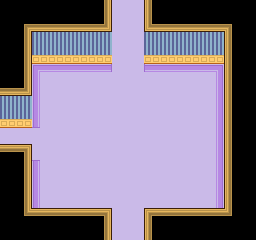

Tiled map render using the project's own tile images. Description and the whole map definition, tile-layer contents included, below:
An orthogonal 16x15 tile map with 16x16 px tiles, 4 tile layers (Floor, OuterWalls, InnerWalls, Furniture) and 13 objects (South, West, North, WDoorway, LeftBackWall, ...).

<map version="1.2" tiledversion="1.2.5" orientation="orthogonal" renderorder="left-up" width="16" height="15" tilewidth="16" tileheight="16" infinite="0" nextlayerid="17" nextobjectid="32">
 <tileset firstgid="1" source="castle-halloween-party_spritesheet.tsx" />
 <objectgroup id="7" name="Doors">
  <object id="14" name="South" x="112" y="230" width="32" height="10">
   <properties>
    <property name="destination" value="den" />
   </properties>
  </object>
  <object id="15" name="West" x="0" y="128" width="8" height="32">
   <properties>
    <property name="destination" value="center-landing" />
   </properties>
  </object>
  <object id="17" name="North" x="112" y="0" width="32" height="8">
   <properties>
    <property name="destination" value="study" />
   </properties>
  </object>
 </objectgroup>
 <objectgroup id="14" name="InnerWalls">
  <object id="19" name="WDoorway" x="0" y="96" width="32" height="16" />
  <object id="20" name="LeftBackWall" x="32" y="32" width="80" height="16" />
  <object id="21" name="RightBackWall" x="144" y="32" width="80" height="16" />
 </objectgroup>
 <objectgroup id="15" name="OuterWalls">
  <object id="23" name="Wall1" x="0" y="0" width="32" height="96" />
  <object id="24" name="Wall2" x="32" y="0" width="80" height="32" />
  <object id="25" name="Wall3" x="144" y="0" width="80" height="32" />
  <object id="31" name="Wall4" x="224" y="0" width="32" height="240" />
  <object id="28" name="Wall5" x="144" y="224" width="80" height="16" />
  <object id="29" name="Wall6" x="32" y="224" width="80" height="16" />
  <object id="30" name="Wall7" x="0" y="160" width="32" height="80" />
 </objectgroup>
 <layer id="10" name="Floor" width="16" height="15">
  <data encoding="csv">
0,0,0,0,0,0,0,46,46,0,0,0,0,0,0,0,
0,0,0,0,0,0,0,46,46,0,0,0,0,0,0,0,
0,0,0,0,0,0,0,46,46,0,0,0,0,0,0,0,
0,0,0,0,0,0,0,46,46,0,0,0,0,0,0,0,
0,0,35,36,36,36,9,46,46,10,36,36,36,37,0,0,
0,0,45,46,46,46,46,46,46,46,46,46,46,47,0,0,
0,0,45,46,46,46,46,46,46,46,46,46,46,47,0,0,
0,0,19,46,46,46,46,46,46,46,46,46,46,47,0,0,
46,46,46,46,46,46,46,46,46,46,46,46,46,47,0,0,
0,0,46,46,46,46,46,46,46,46,46,46,46,47,0,0,
0,0,29,46,46,46,46,46,46,46,46,46,46,47,0,0,
0,0,45,46,46,46,46,46,46,46,46,46,46,47,0,0,
0,0,45,46,46,46,46,46,46,46,46,46,46,47,0,0,
0,0,0,0,0,0,0,46,46,0,0,0,0,0,0,0,
0,0,0,0,0,0,0,46,46,0,0,0,0,0,0,0
</data>
 </layer>
 <layer id="11" name="OuterWalls" width="16" height="15">
  <data encoding="csv">
1,1,1,1,1,1,17,0,0,15,1,1,1,1,1,1,
1,2,3,3,3,3,27,0,0,25,3,3,3,3,4,1,
1,17,0,0,0,0,0,0,0,0,0,0,0,0,14,1,
1,17,0,0,0,0,0,0,0,0,0,0,0,0,14,1,
1,17,0,0,0,0,0,0,0,0,0,0,0,0,14,1,
26,27,0,0,0,0,0,0,0,0,0,0,0,0,14,1,
0,0,0,0,0,0,0,0,0,0,0,0,0,0,14,1,
0,0,0,0,0,0,0,0,0,0,0,0,0,0,14,1,
0,0,0,0,0,0,0,0,0,0,0,0,0,0,14,1,
6,7,0,0,0,0,0,0,0,0,0,0,0,0,14,1,
1,17,0,0,0,0,0,0,0,0,0,0,0,0,14,1,
1,17,0,0,0,0,0,0,0,0,0,0,0,0,14,1,
1,17,0,0,0,0,0,0,0,0,0,0,0,0,14,1,
1,22,23,23,23,23,7,0,0,5,6,6,6,6,24,1,
1,1,1,1,1,1,17,0,0,15,1,1,1,1,1,1
</data>
 </layer>
 <objectgroup id="16" name="Player" />
 <layer id="12" name="InnerWalls" width="16" height="15">
  <data encoding="csv">
0,0,0,0,0,0,0,0,0,0,0,0,0,0,0,0,
11,0,0,0,0,0,0,0,0,0,0,0,0,0,0,0,
11,16,8,8,8,8,8,0,0,8,8,8,8,8,0,0,
0,0,18,18,18,18,18,0,0,18,18,18,18,18,0,0,
0,0,0,0,0,0,0,0,0,0,0,0,0,13,0,0,
0,0,0,0,0,0,0,0,0,0,0,0,0,13,0,0,
8,8,0,0,0,0,0,0,0,0,0,0,0,13,0,0,
18,18,0,0,0,0,0,0,0,0,0,0,0,13,0,0,
0,0,0,0,0,0,0,0,0,0,0,0,0,13,0,0,
0,0,0,0,0,0,0,0,0,0,0,0,0,13,0,0,
0,0,0,0,0,0,0,0,0,0,0,0,0,13,0,0,
11,0,0,0,0,0,0,0,0,0,0,0,0,13,0,0,
11,0,0,0,0,0,0,0,0,0,0,0,0,13,0,0,
21,0,0,0,0,0,0,0,0,0,0,0,0,0,0,0,
0,0,0,0,0,0,0,0,0,0,0,0,0,0,0,0
</data>
 </layer>
 <layer id="13" name="Furniture" width="16" height="15">
  <data encoding="csv">
0,0,0,0,0,0,0,0,0,0,0,0,0,0,0,0,
0,0,0,0,0,0,0,0,0,0,0,0,0,0,0,0,
0,0,0,0,0,0,0,0,0,0,0,0,0,0,0,0,
0,0,0,0,0,0,0,0,0,0,0,0,0,0,0,0,
0,0,0,0,0,0,0,0,0,0,0,0,0,0,0,0,
0,0,0,0,0,0,0,0,0,0,0,0,0,0,0,0,
0,0,0,0,0,0,0,0,0,0,0,0,0,0,0,0,
0,0,0,0,0,0,0,0,0,0,0,0,0,0,0,0,
0,0,0,0,0,0,0,0,0,0,0,0,0,0,0,0,
0,0,0,0,0,0,0,0,0,0,0,0,0,0,0,0,
0,0,0,0,0,0,0,0,0,0,0,0,0,0,0,0,
0,0,0,0,0,0,0,0,0,0,0,0,0,0,0,0,
0,0,0,0,0,0,0,0,0,0,0,0,0,0,0,0,
0,0,0,0,0,0,0,0,0,0,0,0,0,0,0,0,
0,0,0,0,0,0,0,0,0,0,0,0,0,0,0,0
</data>
 </layer>
</map>